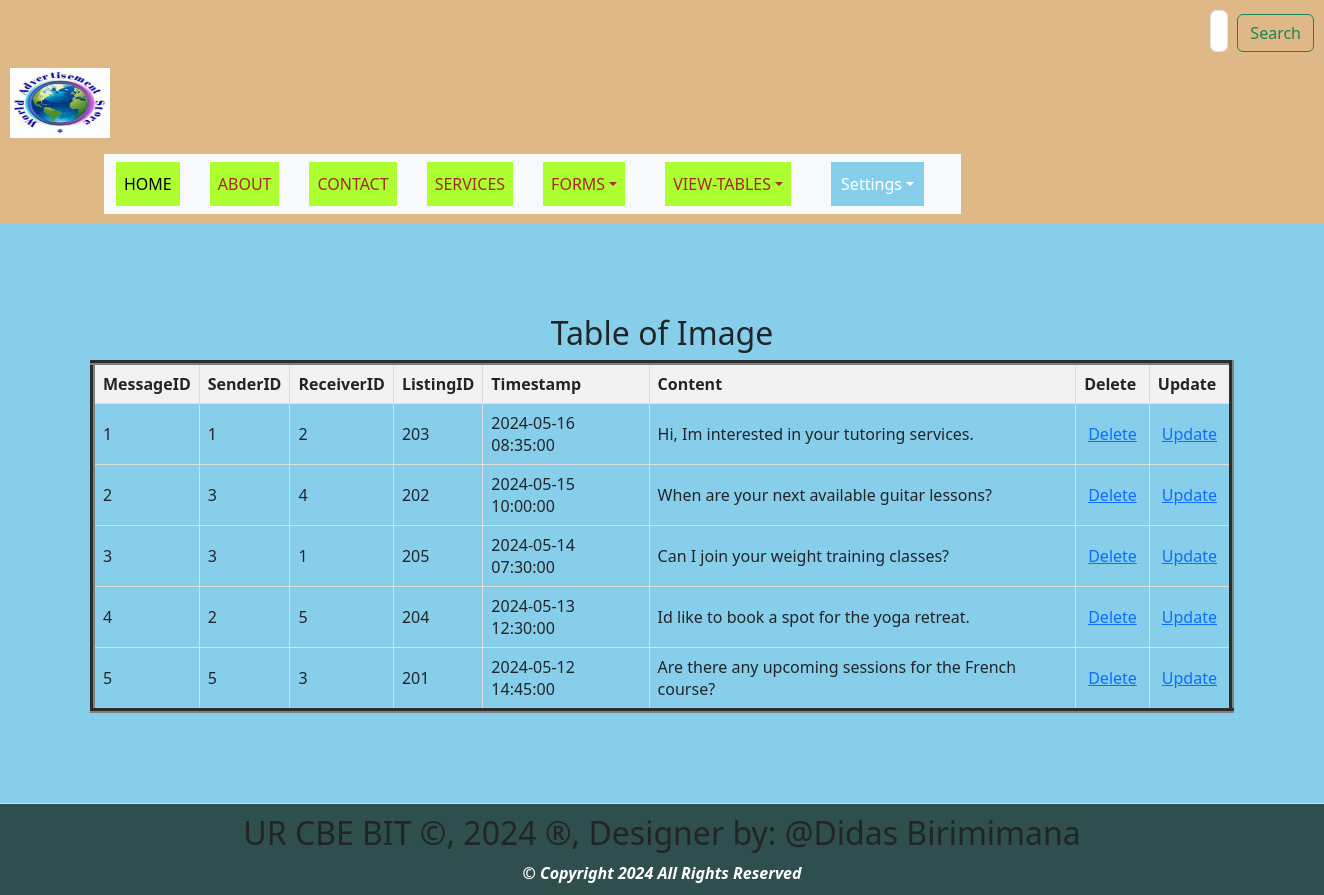
Page /view_messages.php on the committed database.
### tables this page shows
CREATE TABLE `messages` (
  `MessageID` int(11) NOT NULL,
  `SenderID` int(11) NOT NULL,
  `ReceiverID` int(11) NOT NULL,
  `ListingID` int(11) NOT NULL,
  `Timestamp` timestamp NOT NULL DEFAULT current_timestamp(),
  `Content` text DEFAULT NULL
);

### view_messages.php (the view, shortened to what this page needs)
<html>
<head>
  <link rel="stylesheet" type="text/css" href="styles.css" title="style 1" media="screen, tv, projection, handheld, print"/>
  <link rel="stylesheet" type="text/css" href="styles.css" title="style 1" media="screen, tv, projection, handheld, print">
    <link href="https://cdn.jsdelivr.net/npm/bootstrap@5.3.3/dist/css/bootstrap.min.css" rel="stylesheet">
</head>
<body style="background-color: skyblue;">
<header>
    <form class="d-flex" role="search" action="search.php" method="GET">
        <input class="form-control me-2" type="search" placeholder="Search" aria-label="Search" name="query">
        <button class="btn btn-outline-success" type="submit">Search</button>
    </form>
    <ul style="list-style-type: none; padding: 0;">
        <li style="display: inline; margin-right: 10px;">
           <a href="home.html">
            <img src="./Images/th.jpeg" width="100" height="70" alt="Logo"> </a>
        </li>
    </ul>
    <div class="container">
        <div class="row">
            <div class="col-auto">
                <div class="box">
                    <nav class="navbar navbar-expand-lg bg-body-tertiary">
                        <div class="container-fluid">
                            <div class="collapse navbar-collapse" id="navbarNavDropdown">
                                <ul class="navbar-nav">
                                    <li class="nav-item">
                                        <a class="nav-link active" aria-current="page" href="home.html">HOME</a>
                                    </li>
                                    <li class="nav-item">
                                        <a class="nav-link" href="about.html">ABOUT</a>
                                    </li>
                                    <li class="nav-item">
                                        <a class="nav-link" href="contact.html">CONTACT</a>
                                    </li>
                                    <li class="nav-item">
                                        <a class="nav-link" href="services.html">SERVICES</a>
                                    </li>
                                    <li class="nav-item dropdown">
                                        <a class="nav-link dropdown-toggle" href="#"  data-bs-toggle="dropdown" aria-expanded="false">FORMS</a>
                                    </li>
                                    <li class="nav-item dropdown">
                                        <a class="nav-link dropdown-toggle" href="#" role="button" data-bs-toggle="dropdown" aria-expanded="false">VIEW-TABLES</a>
                                    </li>
                                    <li class="dropdown" style="display: inline; margin-right: 10px;">
                                        <a href="#" class="nav-link dropdown-toggle" style="padding: 10px; color: white; background-color: skyblue; text-decoration: none; margin-right: 15px;">Settings</a>
                                    </li>
                                </ul>
                            </div>
                        </div>
                    </nav>
                </div>
            </div>
        </div>
    </div>
</header>
<section>
<!DOCTYPE html>
<html>
<head>
</head>
<body>
    <center><h2>Table of Image</h2></center>
    <table border="5">
        <tr>
            <th>MessageID</th>
            <th>SenderID</th>
            <th>ReceiverID</th>
            <th>ListingID</th>
            <th>Timestamp</th>
            <th>Content</th>
            <th>Delete</th>
            <th>Update</th>
        </tr>
        <?php
       include('Database_Connection.php');
        $sql = "SELECT * FROM messages";
        $result = $connection->query($sql);
        if ($result->num_rows > 0) {
            while ($row = $result->fetch_assoc()) {
                $instId = $row['MessageID'];
                echo "<tr>
                    <td>" . $row['MessageID'] . "</td>
                    <td>" . $row['SenderID'] . "</td>
                    <td>" . $row['ReceiverID'] . "</td>
                    <td>" . $row['ListingID'] . "</td>
                    <td>" . $row['Timestamp'] . "</td>
                    <td>" . $row['Content'] . "</td>
                    <td><a style='padding:4px' href='delete_messages.php?MessageID=$instId'>Delete</a></td>
                    <td><a style='padding:4px' href='update_messages.php?MessageID=$instId'>Update</a></td>
                </tr>";
            }
        } else {
            echo "<tr><td colspan='9'>No data found</td></tr>";
        }
        ?>
    </table>
</body>
    </section>
<footer>
 <marquee behavior='alternate'>
<b><h2>UR CBE BIT &copy, 2024 &reg, Designer by: @Didas Birimimana</h2></b>
</marquee>
<center><b style="color: white;"><i>&copy Copyright 2024 All Rights Reserved</i></b></center>
</footer>
</body>
</html>

### styles.css (style rules this page uses)
body { font-family: Arial, sans-serif; margin: 0; padding: 0; }
header { background-color: darkslategray; padding: 5px; }
nav { display: flex; justify-content: space-between; }
.nav-link { list-style: none; margin: 0; padding: 0; display: inline-block; margin-right: 20px; text-decoration: none; color: black; }
.dropdown { position: relative; display: inline; margin-right: 10px; }
section { padding: 90px; border-bottom: 1px solid #ddd; }
footer { text-align: center; padding: 10px; background-color: darkslategray; }

### view_messages.php (style rules this page uses)
.nav-link { padding: 10px; color: white; background-color: greenyellow; text-decoration: none; margin-right: 30px; text-align: center; }
.nav-link:link { color: brown; }
button.btn { margin-left: 1px; margin-top: 4px; }
input.form-control { margin-left: 1200px; padding: 8px; }
header { background-color: burlywood; padding: 10px; }
table { width: 100%; border-collapse: collapse; }
th, td { border: 1px solid #ddd; padding: 8px; text-align: left; }
th { background-color: #f2f2f2; }

### rows in the picture
messages: MessageID "1", SenderID "1", ReceiverID "2", ListingID "203", Timestamp "2024-05-16 08:35:00", Content "Hi, Im interested in your tutoring services."
messages: MessageID "2", SenderID "3", ReceiverID "4", ListingID "202", Timestamp "2024-05-15 10:00:00", Content "When are your next available guitar lessons?"
messages: MessageID "3", SenderID "3", ReceiverID "1", ListingID "205", Timestamp "2024-05-14 07:30:00", Content "Can I join your weight training classes?"
messages: MessageID "4", SenderID "2", ReceiverID "5", ListingID "204", Timestamp "2024-05-13 12:30:00", Content "Id like to book a spot for the yoga retreat."
messages: MessageID "5", SenderID "5", ReceiverID "3", ListingID "201", Timestamp "2024-05-12 14:45:00", Content "Are there any upcoming sessions for the French course?"
